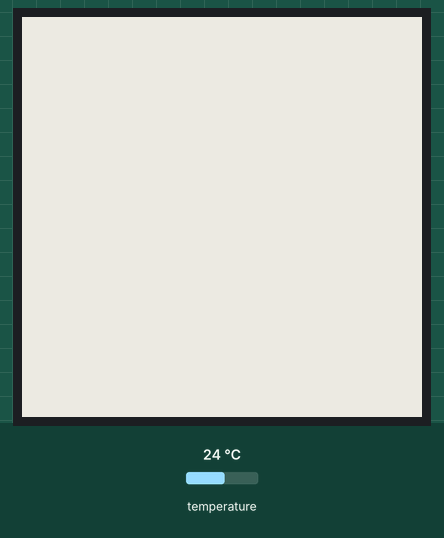
Bench run of a program on a simulated STM32 Nucleo. On the bench: 200×200 one-colour display. Inputs (shaded band) come from the test bench; at power-on: temperature 24 °C.

Above: at 1.2 s.
1.3 s: temperature set to 12 °C
At 8.4 s:
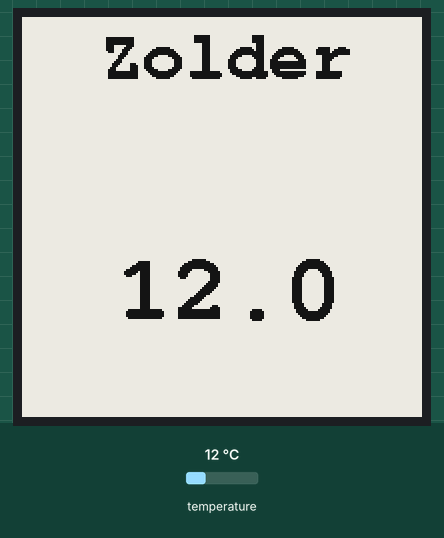
8.7 s: temperature set to 19 °C
At 13.3 s:
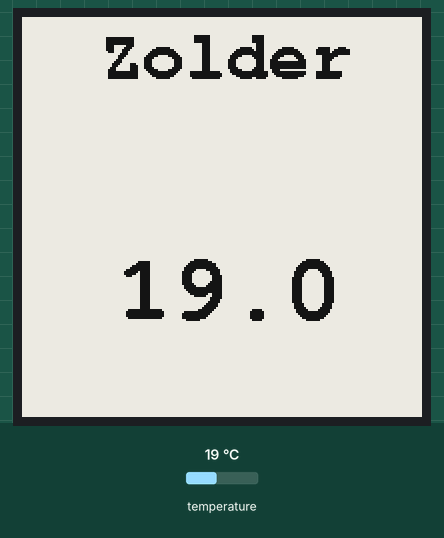
13.6 s: temperature set to 28 °C
At 18.4 s:
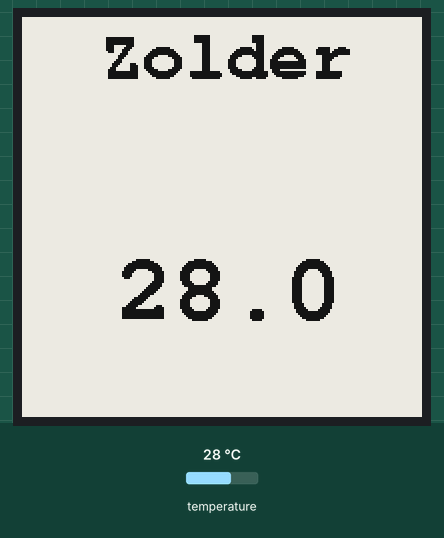
Timing chart, 0 to 19.9 s (numbered marks = the images above; inputs shaded):
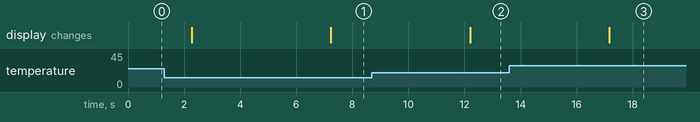

The program:

main.cpp
```cpp
#include <Arduino.h>
#include "SensorDisplay.h"
#include "FilteredTemperatureSensor.h"

const int ONEWIRE_PIN = 2;

SensorNs::SensorDisplay display;
SensorNs::FilteredTemperatureSensor<5> tempSensor(ONEWIRE_PIN);

void setup()
{
  display.init();
  display.roomName("Zolder");
  display.roomTemperature(0);
}

void loop()
{
  display.draw();
  display.roomTemperature(tempSensor.getTemperature());
  delay(1000);
}
```

FilteredTemperatureSensor.cpp
```cpp
/*
** Sensor Project, 2020
** Sensor
** File description:
** FilteredTemperatureSensor
*/

#include "FilteredTemperatureSensor.h"

namespace SensorNs
{


}
```

FilteredTemperatureSensor.h
```cpp
/*
** Sensor Project, 2020
** Sensor
** File description:
** FilteredTemperatureSensor
*/

#ifndef FILTEREDTEMPERATURESENSOR_H_
#define FILTEREDTEMPERATURESENSOR_H_
#include <OneWire.h>
#include <DallasTemperature.h>

namespace
{
const int TEMP_MEASURE_TIME_SECONDS = 1;
}

namespace SensorNs
{

template< int FilterLength >
class FilteredTemperatureSensor
{
public:
    FilteredTemperatureSensor(int sensorPin):
        mOneWire(sensorPin),
        mSensor(&mOneWire),
        mTemperatures(),
        mCalibrationOffset(0)
    {
        for(int i = 0; i < FilterLength; ++i)
        {
            mTemperatures[i] = -1;
        }

        mSensor.begin();
        mSensor.setResolution(12);
    };

    void setCalibration(float calibration)
    {
        mCalibrationOffset = calibration;
    }

    float getTemperature()
    {
        mSensor.requestTemperatures();

        for(int i = (FilterLength - 1); i > 0  ; i--)
        {
            mTemperatures[i] = mTemperatures[i-1];
        }

        delay(TEMP_MEASURE_TIME_SECONDS * 1000);

        //Get the current temperature
        mTemperatures[0] = mSensor.getTempCByIndex(0);
        //Use the calibration value
        mTemperatures[0] += mCalibrationOffset;

        //If we have a full filter -> calculate the average
        if (mTemperatures[FilterLength - 1] > 0)
        {
            float totTemp = 0;
            for(int i = 0; i < FilterLength; ++i)
            {
                totTemp = totTemp + mTemperatures[i];
            }

            return totTemp / FilterLength;

        }
        else
        {// Filter not full; use the current
            return mTemperatures[0];
        }
        return 0;
    }

private:
    float mTemperatures[FilterLength];
    float mCalibrationOffset;
    OneWire mOneWire;//(ONEWIRE_PIN);
    DallasTemperature mSensor;//(&oneWire);
};
}

#endif /* !FILTEREDTEMPERATURESENSOR_H_ */
```

SensorDisplay.cpp
```cpp
/*
** Sensor Project, 2020
** Sensor
** File description:
** SensorDisplay
*/

#include "SensorDisplay.h"
#include <Fonts/FreeMonoBold18pt7b.h>
#include <Fonts/FreeMonoBold24pt7b.h>

namespace
{
uint8_t POS_ROOMNAME = 30;
uint8_t POS_TEMPERATURE = 150;
}

namespace SensorNs
{
SensorDisplay::SensorDisplay():
    mDisplay(GxEPD2_154_D67(/*CS=10*/ SS, /*DC=*/ 9, /*RST=*/ 8, /*BUSY=*/ 7)),
    mRoomName(),
    mNeedsUpdate()
{
}

void SensorDisplay::init()
{
    mDisplay.init(0);
    mDisplay.setRotation(1);
    mDisplay.setTextColor(GxEPD_BLACK);
    mDisplay.setFullWindow();
    mDisplay.firstPage();
}

void SensorDisplay::roomName(String name)
{
    if (mRoomName != name)
    {
        mNeedsUpdate = true;
    }
    mRoomName = name;
}

void SensorDisplay::roomTemperature(float temperature)
{
    if (abs(mRoomTemperature - temperature) > 0.1)
    {
        mNeedsUpdate = true;
    }
    mRoomTemperature = temperature;
}

void SensorDisplay::writeMid(int vert, const char* str)
{
  int16_t tbx, tby; uint16_t tbw, tbh;
  mDisplay.getTextBounds(str, 0, 0, &tbx, &tby, &tbw, &tbh);
  int y = (mDisplay.width() - tbw)/2;
  mDisplay.setCursor(y, vert);
  mDisplay.print(str);
}

void SensorDisplay::drawRoomName()
{
    mDisplay.setFont(&FreeMonoBold18pt7b);
    writeMid(POS_ROOMNAME, mRoomName.c_str());
}

void SensorDisplay::drawTemperature()
{
    char tmpString[5];
    dtostrf(mRoomTemperature,4, 1, tmpString);
    mDisplay.setFont(&FreeMonoBold24pt7b);
    writeMid(POS_TEMPERATURE, tmpString);
}

void SensorDisplay::draw()
{
    if (mNeedsUpdate)
    {
        mDisplay.firstPage();
        do
        {
            drawRoomName();
            drawTemperature();
        } while( mDisplay.nextPage());
    }

    mNeedsUpdate = false;
}
}
```

SensorDisplay.h
```cpp
/*
** Sensor Project, 2020
** Sensor
** File description:
** SensorDisplay
*/

#ifndef SENSORDISPLAY_H_
#define SENSORDISPLAY_H_
#include <Arduino.h>
#pragma GCC diagnostic push
#pragma GCC diagnostic ignored "-Wdeprecated-declarations"
#include <GxEPD2_BW.h>

#pragma GCC diagnostic pop

namespace SensorNs
{

#define MAX_DISPLAY_BUFFER_SIZE 800
#define MAX_HEIGHT(EPD) (EPD::HEIGHT <= MAX_DISPLAY_BUFFER_SIZE / (EPD::WIDTH / 8) ? EPD::HEIGHT : MAX_DISPLAY_BUFFER_SIZE / (EPD::WIDTH / 8))

class SensorDisplay
{
public:
    SensorDisplay();

    void init();
    void roomName(String name);
    void roomTemperature(float temperature);
    void draw();
private:
    void writeMid(int vert, const char* str);
    void drawRoomName();
    void drawTemperature();
    GxEPD2_BW<GxEPD2_154_D67, MAX_HEIGHT(GxEPD2_154_D67)> mDisplay;
    String mRoomName;
    float mRoomTemperature;
    bool mNeedsUpdate;
};
}
#endif /* !SENSORDISPLAY_H_ */
```

Measured:
- after the input at 1.3 s, the display: first differs from a run without the input after 5.9 s (image 1)
- after the input at 8.7 s, the display: changes after 3.5 s (image 2)
- after the input at 13.6 s, the display: changes after 3.6 s (image 3)
